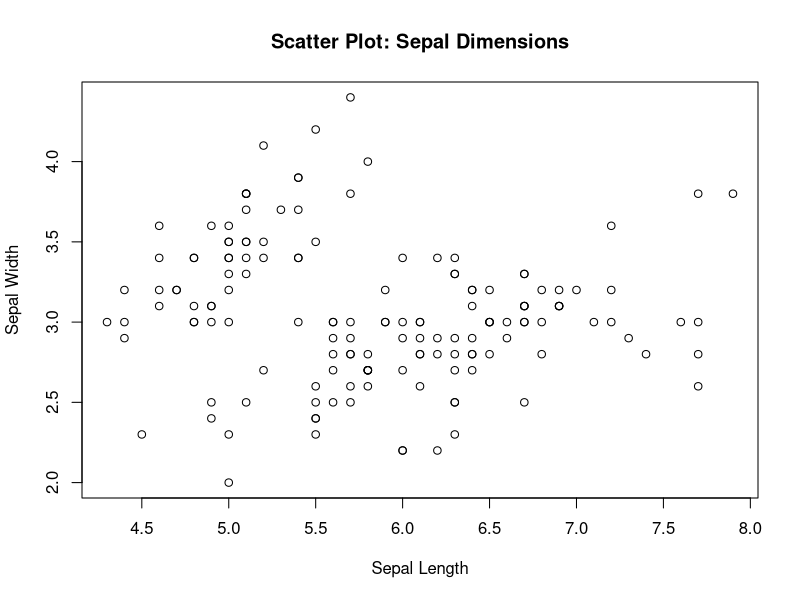
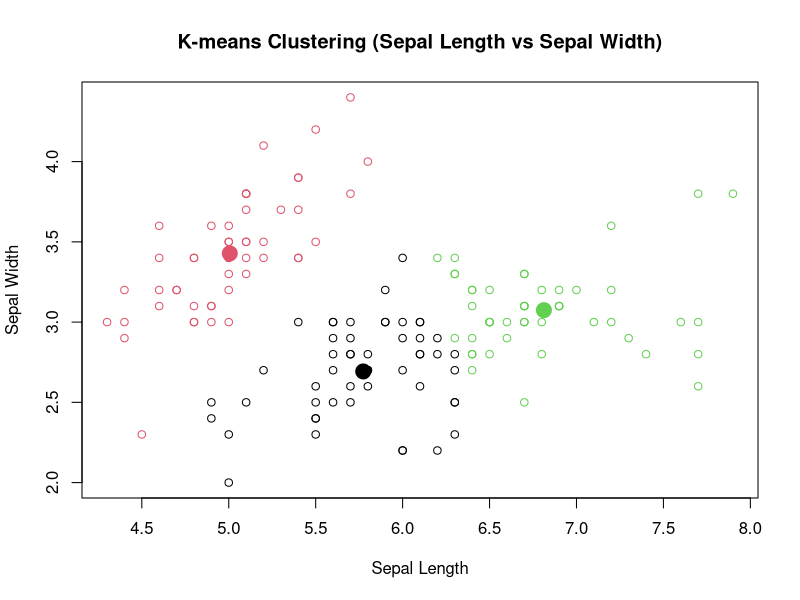
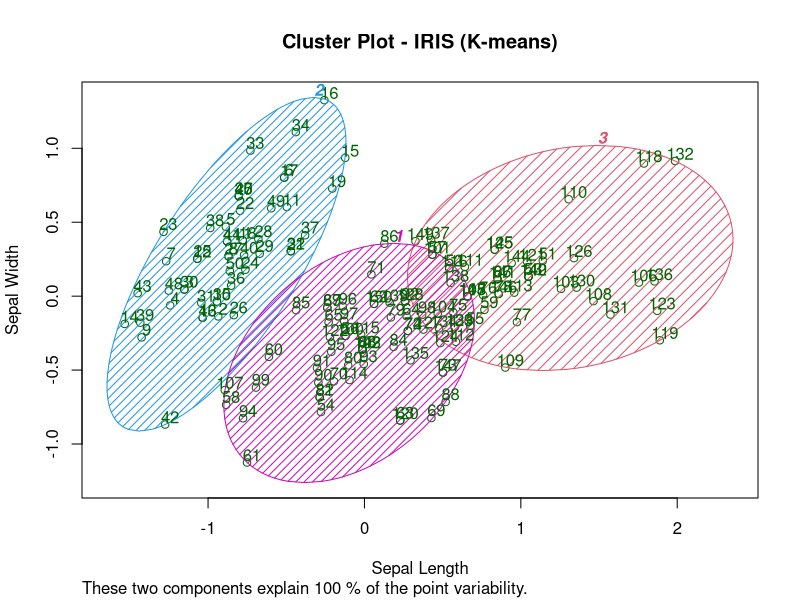

These figures' R source, in order:
library(cluster)

# Load iris dataset
d = datasets::iris

# Select Sepal.Length and Sepal.Width
d1 = d[, 1:2]
View(d1)

# -----------------------
#        K-MEANS
# -----------------------
km = kmeans(d1, centers = 3, nstart = 20)

km
summary(km)

km$cluster
km$centers
km$totss
km$withinss
km$tot.withinss
km$betweenss
km$size
km$iter
km$ifault

# Confusion matrix
cm = table(d$Species, km$cluster)
cm

# -----------------------
#       SCATTER PLOT
# -----------------------
plot(d$Sepal.Length, d$Sepal.Width,
     xlab = "Sepal Length",
     ylab = "Sepal Width",
     main = "Scatter Plot: Sepal Dimensions")

plot(d1[, c("Sepal.Length", "Sepal.Width")],
     col = km$cluster,
     main = "K-means Clustering (Sepal Length vs Sepal Width)",
     xlab = "Sepal Length", ylab = "Sepal Width")

points(km$centers[, c("Sepal.Length", "Sepal.Width")],
       col = 1:3,
       pch = 19,
       cex = 2)

# Cluster labels
ykm = km$cluster
ykm

# -----------------------
#          CLUSPLOT
# -----------------------
clusplot(d1[, c("Sepal.Length", "Sepal.Width")],
         ykm,
         lines = 0,
         shade = TRUE,
         color = TRUE,
         labels = 2,
         plotchar = FALSE,
         span = TRUE,
         main = "Cluster Plot - IRIS (K-means)",
         xlab = "Sepal Length", ylab = "Sepal Width")

# -----------------------
#     PREDICT NEW DATA
# -----------------------
set.seed(123)

# FIXED: nrows() → nrow()
newdata = iris[sample(nrow(iris), 10), 1:2]
newdata

# Compute distance from new points to cluster centers
distances <- sapply(1:nrow(km$centers), function(i)
  rowSums((as.matrix(newdata) - km$centers[i, ])^2)
)

new_data_cluster = apply(distances, 1, which.min)
new_data_cluster
